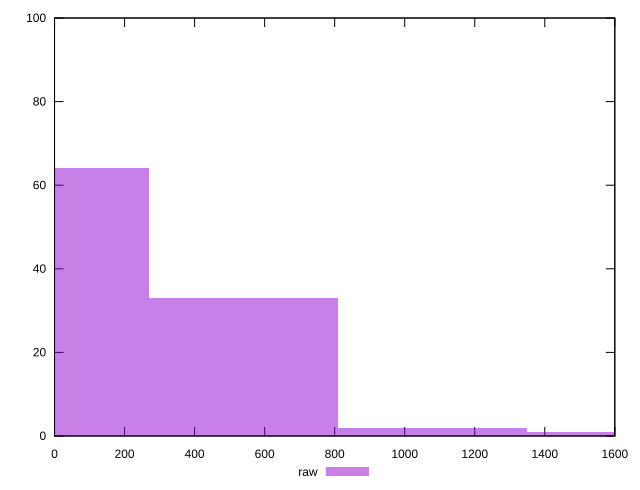

Here is the gnuplot script that generated this plot:
reset

$raw <<EOF
0 64
539.7640442048364 33
1619.2921326145092 1
1079.5280884096728 2
EOF

set key outside below
set boxwidth 539.7640442048364
set xrange [0:1600]
set yrange [0:100]
set trange [0:100]
set style fill transparent solid 0.5 noborder
set terminal svg size 640, 490 enhanced background rgb 'white'
set output "report_00015_2021-02-09T16-11-33.973Z/uses-http2/samples/pages/raw/histogram.svg"

plot $raw title "raw" with boxes

reset
